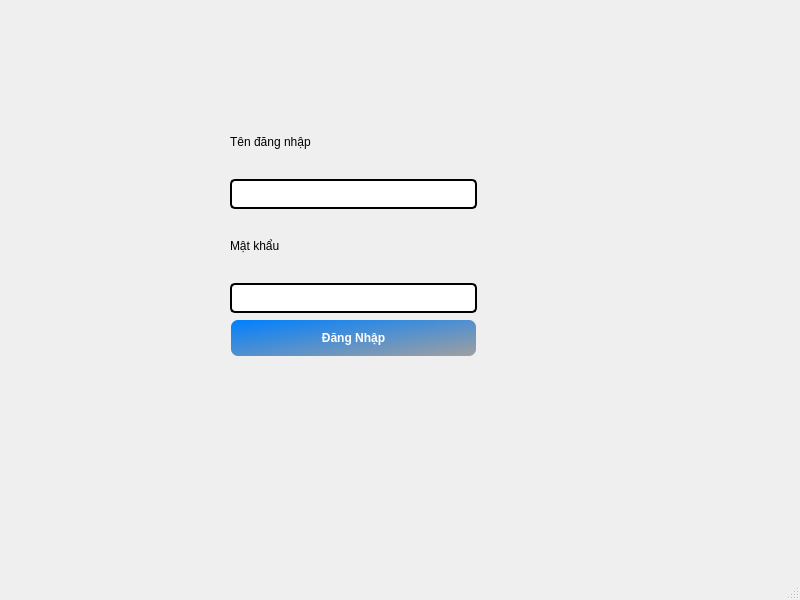
<?xml version="1.0" encoding="UTF-8"?>
<ui version="4.0">
 <class>MainWindow</class>
 <widget class="QMainWindow" name="MainWindow">
  <property name="geometry">
   <rect>
    <x>0</x>
    <y>0</y>
    <width>800</width>
    <height>600</height>
   </rect>
  </property>
  <property name="windowTitle">
   <string>MainWindow</string>
  </property>
  <widget class="QWidget" name="centralwidget">
   <widget class="QWidget" name="verticalLayoutWidget">
    <property name="geometry">
     <rect>
      <x>230</x>
      <y>110</y>
      <width>247</width>
      <height>247</height>
     </rect>
    </property>
    <layout class="QVBoxLayout" name="verticalLayout">
     <item>
      <widget class="QLabel" name="user_lb">
       <property name="styleSheet">
        <string notr="true">QLabel {
    color: black; /* Màu chữ ban đầu là đen */
    transition: color 0.5s; /* Hiệu ứng chuyển đổi mượt mà */
}

QLabel:hover {
    color: qlineargradient(
        spread: pad,
        x1: 0, y1: 0, x2: 1, y2: 0,
        stop: 0 red, 
        stop: 0.16 orange, 
        stop: 0.33 yellow, 
        stop: 0.5 green, 
        stop: 0.66 blue, 
        stop: 0.83 indigo, 
        stop: 1 violet
    );
}

</string>
       </property>
       <property name="text">
        <string>Tên đăng nhập</string>
       </property>
      </widget>
     </item>
     <item>
      <widget class="QLineEdit" name="user_input">
       <property name="styleSheet">
        <string notr="true">QLineEdit {
    color: black; /* Màu chữ mặc định */
    border: 2px solid black; /* Viền mặc định */
    padding: 5px; /* Khoảng cách bên trong */
    border-radius: 5px; /* Bo tròn viền */
}

QLineEdit:focus {
    border: 2px solid qlineargradient(
        spread: pad,
        x1: 0, y1: 0, x2: 1, y2: 0,
        stop: 0 red,
        stop: 0.16 orange,
        stop: 0.33 yellow,
        stop: 0.5 green,
        stop: 0.66 blue,
        stop: 0.83 indigo,
        stop: 1 violet
    );
    outline: none; /* Loại bỏ hiệu ứng focus mặc định */
}
</string>
       </property>
      </widget>
     </item>
     <item>
      <widget class="QLabel" name="pw_lb">
       <property name="styleSheet">
        <string notr="true">QLabel {
    color: black; /* Màu chữ ban đầu là đen */
    transition: color 0.5s; /* Hiệu ứng chuyển đổi mượt mà */
}

QLabel:hover {
    color: qlineargradient(
        spread: pad,
        x1: 0, y1: 0, x2: 1, y2: 0,
        stop: 0 red, 
        stop: 0.16 orange, 
        stop: 0.33 yellow, 
        stop: 0.5 green, 
        stop: 0.66 blue, 
        stop: 0.83 indigo, 
        stop: 1 violet
    );
}
</string>
       </property>
       <property name="text">
        <string>Mật khẩu</string>
       </property>
      </widget>
     </item>
     <item>
      <widget class="QLineEdit" name="pw_input">
       <property name="styleSheet">
        <string notr="true">QLineEdit {
    color: black; /* Màu chữ mặc định */
    border: 2px solid black; /* Viền mặc định */
    padding: 5px; /* Khoảng cách bên trong */
    border-radius: 5px; /* Bo tròn viền */
}

QLineEdit:focus {
    border: 2px solid qlineargradient(
        spread: pad,
        x1: 0, y1: 0, x2: 1, y2: 0,
        stop: 0 red,
        stop: 0.16 orange,
        stop: 0.33 yellow,
        stop: 0.5 green,
        stop: 0.66 blue,
        stop: 0.83 indigo,
        stop: 1 violet
    );
    outline: none; /* Loại bỏ hiệu ứng focus mặc định */
}
</string>
       </property>
      </widget>
     </item>
     <item>
      <widget class="QPushButton" name="loginBtn">
       <property name="styleSheet">
        <string notr="true">QPushButton {
    background: qlineargradient(spread:pad, x1:0, y1:0, x2:1, y2:1, stop:0 #0080ff, stop:1 #a0a0a0);
    color: white;
    font-weight: bold;
    border: 2px solid transparent;
    border-radius: 8px;
    padding: 10px 20px;
    transition: border-color 0.5s ease-in-out; /* Animation transition for the border */
}

QPushButton:hover {
    border-color: qconicalgradient(cx:0.5, cy:0.5, angle:0, stop:0 red, stop:0.16 orange, stop:0.33 yellow, stop:0.5 green, stop:0.66 blue, stop:0.83 indigo, stop:1 violet);
}

QPushButton:pressed {
    background: qlineargradient(spread:pad, x1:0, y1:0, x2:1, y2:1, stop:0 #0059b3, stop:1 #808080);
    color: white;
    border-color: qconicalgradient(cx:0.5, cy:0.5, angle:0, stop:0 violet, stop:0.16 indigo, stop:0.33 blue, stop:0.5 green, stop:0.66 yellow, stop:0.83 orange, stop:1 red);
}
</string>
       </property>
       <property name="text">
        <string>Đăng Nhập</string>
       </property>
      </widget>
     </item>
    </layout>
   </widget>
  </widget>
  <widget class="QMenuBar" name="menubar">
   <property name="geometry">
    <rect>
     <x>0</x>
     <y>0</y>
     <width>800</width>
     <height>26</height>
    </rect>
   </property>
  </widget>
  <widget class="QStatusBar" name="statusbar"/>
 </widget>
 <resources/>
 <connections/>
</ui>
